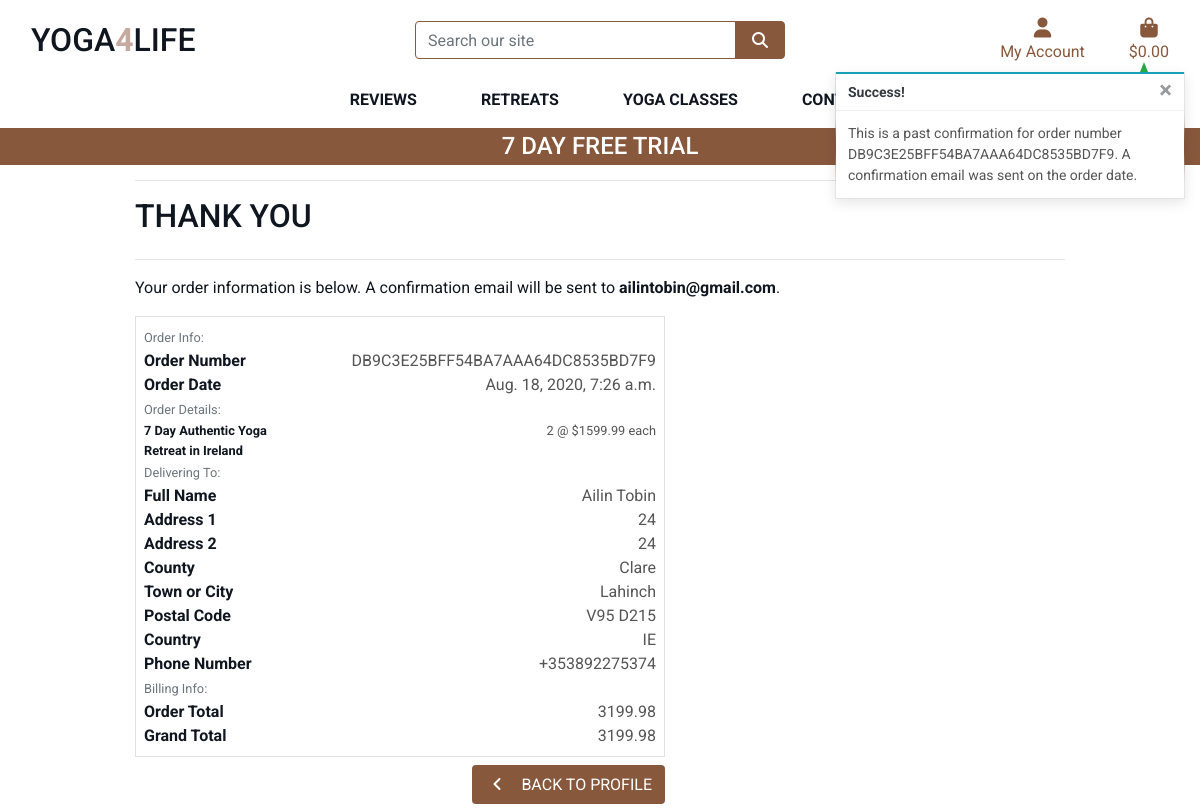
/profile/order_history/DB9C3E25BFF54BA7AAA64DC8535BD7F9, run on the app's committed database.
### checkout/models.py (models this page shows, shortened)
class Order(models.Model):
    order_number = models.CharField(max_length=32, null=False, editable=False)
    user_profile = models.ForeignKey(UserProfile, on_delete=models.SET_NULL,
                                     null=True, blank=True, related_name='orders')
    full_name = models.CharField(max_length=50, null=False, blank=False)
    email = models.EmailField(max_length=254, null=False, blank=False)
    phone_number = models.CharField(max_length=20, null=False, blank=False)
    country = CountryField(blank_label='Country *', null=False, blank=False)
    postcode = models.CharField(max_length=20, null=True, blank=True)
    town_or_city = models.CharField(max_length=40, null=False, blank=False)
    street_address1 = models.CharField(max_length=80, null=False, blank=False)
    street_address2 = models.CharField(max_length=80, null=True, blank=True)
    county = models.CharField(max_length=80, null=True, blank=True)
    date = models.DateTimeField(auto_now_add=True)
    order_total = models.DecimalField(max_digits=10, decimal_places=2, null=False, default=0)
    grand_total = models.DecimalField(max_digits=10, decimal_places=2, null=False, default=0)
    original_cart = models.TextField(null=False, blank=False, default='')
    stripe_pid = models.CharField(max_length=254, null=False, blank=False, default='')

class OrderLineItem(models.Model):
    order = models.ForeignKey(Order, null=False, blank=False, on_delete=models.CASCADE, related_name='lineitems')
    retreat = models.ForeignKey(Retreat, null=True, blank=False, on_delete=models.CASCADE)
    class_detail = models.ForeignKey(Class, null=True, blank=False, on_delete=models.CASCADE)
    quantity = models.IntegerField(null=False, blank=False, default=0)
    lineitem_total = models.DecimalField(max_digits=6, decimal_places=2, null=False, blank=False, editable=False)

### retreats/models.py (models this page shows, shortened)
class Retreat(models.Model):
    category = models.ForeignKey('Category', null=True, blank=True, on_delete=models.SET_NULL)
    sku = models.CharField(max_length=254, null=True, blank=True)
    name = models.CharField(max_length=254)
    description = models.TextField()
    price = models.DecimalField(max_digits=6, decimal_places=2)
    rating = models.DecimalField(max_digits=6, decimal_places=2, null=True, blank=True)
    image_url = models.URLField(max_length=1024, null=True, blank=True)
    image = models.ImageField(null=True, blank=True)

### profiles/views.py (the view)
# urls.py: path('order_history/<order_number>', views.order_history, name='order_history'),
def order_history(request, order_number):
    order = get_object_or_404(Order, order_number=order_number)
    messages.info(request, (
        f'This is a past confirmation for order number {order_number}. '
        'A confirmation email was sent on the order date.'
    ))
    template = 'checkout/checkout_success.html'
    context = {
        'order': order,
        'from_profile': True,
    }
    return render(request, template, context)

### cart/contexts.py (called while the page is built, shortened)
def cart_contents(request):
    cart_items = []
    total = 0
    product_count = 0
    cart = request.session.get('cart', {})
    grand_total = total
    context = {
        'cart_items': cart_items,
        'total': total,
        'retreat_count': product_count,
        'grand_total': grand_total,
    }
    return context

### checkout/templates/checkout/checkout_success.html (shortened to what this page needs)
{% extends "base.html" %}
{% load static %}
{% block extra_css %}
    <link rel="stylesheet" href="{% static 'checkout/css/checkout.css' %}">
{% endblock %}
{% block page_header %}
    <div class="container header-container">
    </div>
{% endblock %}
{% block content %}
    <div class="container">
        <div class="row">
            <div class="col">
                <hr>
                <h2 class="logo-font mb-4">Thank You</h2>
                <hr>
                <p class="text-black">Your order information is below. A confirmation email will be sent to <strong>{{ order.email }}</strong>.</p>
            </div>
        </div>
        <div class="row">
             <div class="col-12 col-lg-7">
                <div class="order-confirmation-wrapper p-2 border">
                    <div class="row">
                        <div class="col">
                            <small class="text-muted">Order Info:</small>
                        </div>
                    </div>
                    <div class="row">
                        <div class="col-12 col-md-4">
                            <p class="mb-0 text-black font-weight-bold">Order Number</p>
                        </div>
                        <div class="col-12 col-md-8 text-md-right">
                            <p class="mb-0">{{ order.order_number }}</p>
                        </div>
                    </div>
                    <div class="row">
                        <div class="col-12 col-md-4">
                            <p class="mb-0 text-black font-weight-bold">Order Date</p>
                        </div>
                        <div class="col-12 col-md-8 text-md-right">
                            <p class="mb-0">{{ order.date }}</p>
                        </div>
                    </div>
                    <div class="row">
                        <div class="col">
                            <small class="text-muted">Order Details:</small>
                        </div>
                    </div>
                    {% for item in order.lineitems.all %}
                    <div class="row">
                        <div class="col-12 col-md-4">
                            <p class="small mb-0 text-black font-weight-bold">
                                {{ item.retreat.name }}
                            </p>
                        </div>
                        <div class="col-12 col-md-8 text-md-right">
                            <p class="small mb-0">{{ item.quantity }} @ ${{ item.retreat.price }} each</p>
                        </div>
                    </div>
                    {% endfor %}
                    <div class="row">
                        <div class="col">
                            <small class="text-muted">Delivering To:</small>
                        </div>
                    </div>
                    <div class="row">
                        <div class="col-12 col-md-4">
                            <p class="mb-0 text-black font-weight-bold">Full Name</p>
                        </div>
                        <div class="col-12 col-md-8 text-md-right">
                            <p class="mb-0">{{ order.full_name }}</p>
                        </div>
                    </div>
                    <div class="row">
                        <div class="col-12 col-md-4">
                            <p class="mb-0 text-black font-weight-bold">Address 1</p>
                        </div>
                        <div class="col-12 col-md-8 text-md-right">
                            <p class="mb-0">{{ order.street_address1 }}</p>
                        </div>
                    </div>
                    {% if order.street_address2 %}
                    <div class="row">
                        <div class="col-12 col-md-4">
                            <p class="mb-0 text-black font-weight-bold">Address 2</p>
                        </div>
                        <div class="col-12 col-md-8 text-md-right">
                            <p class="mb-0">{{ order.street_address1 }}</p>
                        </div>
                    </div>
                    {% endif %}
                    {% if order.county %}
                    <div class="row">
                        <div class="col-12 col-md-4">
                            <p class="mb-0 text-black font-weight-bold">County</p>
                        </div>
                        <div class="col-12 col-md-8 text-md-right">
                            <p class="mb-0">{{ order.county }}</p>
                        </div>
                    </div>
                    {% endif %}
                    <div class="row">
                        <div class="col-12 col-md-4">
                            <p class="mb-0 text-black font-weight-bold">Town or City</p>
                        </div>
                        <div class="col-12 col-md-8 text-md-right">
                            <p class="mb-0">{{ order.town_or_city }}</p>
                        </div>
                    </div>
                    {% if order.postcode %}
                    <div class="row">
                        <div class="col-12 col-md-4">
                            <p class="mb-0 text-black font-weight-bold">Postal Code</p>
                        </div>
                        <div class="col-12 col-md-8 text-md-right">
                            <p class="mb-0">{{ order.postcode }}</p>
                        </div>
                    </div>
                    {% endif %}
                    <div class="row">
                        <div class="col-12 col-md-4">
                            <p class="mb-0 text-black font-weight-bold">Country</p>
                        </div>
                        <div class="col-12 col-md-8 text-md-right">
                            <p class="mb-0">{{ order.country }}</p>
                        </div>
                    </div>
                    <div class="row">
                        <div class="col-12 col-md-4">
                            <p class="mb-0 text-black font-weight-bold">Phone Number</p>
                        </div>
                        <div class="col-12 col-md-8 text-md-right">
                            <p class="mb-0">{{ order.phone_number }}</p>
                        </div>
                    </div>
                    <div class="row">
                        <div class="col">
                            <small class="text-muted">Billing Info:</small>
                        </div>
                    </div>
                    <div class="row">
                        <div class="col-12 col-md-4">
                            <p class="mb-0 text-black font-weight-bold">Order Total</p>
                        </div>
                        <div class="col-12 col-md-8 text-md-right">
                            <p class="mb-0">{{ order.order_total }}</p>
                        </div>
                    </div>
                    <div class="row">
                        <div class="col-12 col-md-4">
                            <p class="mb-0 text-black font-weight-bold">Grand Total</p>
                        </div>
                        <div class="col-12 col-md-8 text-md-right">
                            <p class="mb-0">{{ order.grand_total }}</p>
                        </div>
                    </div>
                </div>
            </div>
        </div>
        <div class="row">
			<div class="col-12 col-lg-7 text-right">
            {% if from_profile %}
                <a href="{% url 'profile' %}" class="btn btn-brown rounded-1 my-2">
                    <span class="icon mr-2">
                        <i class="fas fa-angle-left"></i>
                    </span>
                    <span class="text-uppercase">Back to Profile</span>
                </a>
            {% endif %}
			</div>
		</div>
    </div>
{% endblock %}

### static/css/base.css (style rules this page uses)
html { height: 100%; }
body { height: calc(100vh - 164px); color: #555; font-family: 'Roboto', sans-serif; }
.icon { align-items: center; display: inline-flex; justify-content: center; height: 1.5rem; width: 1.5rem; }
.logo-font { text-transform: uppercase; color: #0f161f; }
.btn-brown { background: #88583d; color: white; }
.text-black { color:#0f161f !important; }
@media (min-width: 1200px) { .container { max-width: 80%; } }
@media (min-width: 992px) { .header-container { padding-top: 164px; } }

### data on the page
Order: email "ailintobin@gmail.com", order_number "DB9C3E25BFF54BA7AAA64DC8535BD7F9", date "Aug. 18, 2020, 7:26 a.m.", full_name "Ailin Tobin", street_address1 "24", county "Clare", town_or_city "Lahinch", postcode "V95 D215", country "IE", phone_number "+353892275374", order_total "3199.98", grand_total "3199.98"
OrderLineItem: retreat.name "7 Day Authentic Yoga Retreat in Ireland", quantity "2", retreat.price "1599.99"

### other printed values
{{ message }} "This is a past confirmation for order number DB9C3E25BFF54BA7AAA64DC8535BD7F9. A confirmation email was sent on the order date."
